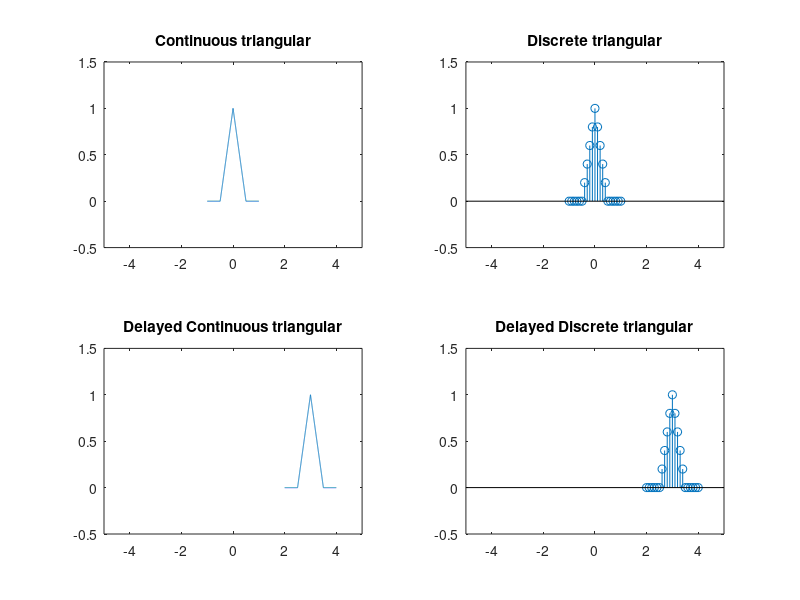

Recreate this plot in MATLAB.
f=1000;
t=-1:1/f:1;
a=tripuls(t);
subplot(2,2,1);
plot(t,a);
axis([-5 5 -.5 1.5]);
title('Continuous triangular');


f=1000;
t=-1:.1:1;
a=tripuls(t);
subplot(2,2,2);
stem(t,a);
axis([-5 5 -.5 1.5]);
title('Discrete triangular');


f=1000;
t=-1:1/f:1;
a=tripuls(t);
subplot(2,2,3);
plot(t+3,a);
axis([-5 5 -.5 1.5]);
title('Delayed Continuous triangular');


f=1000;
t=-1:.1:1;
a=tripuls(t);
subplot(2,2,4);
stem(t+3,a);
axis([-5 5 -.5 1.5]);
title('Delayed Discrete triangular');
